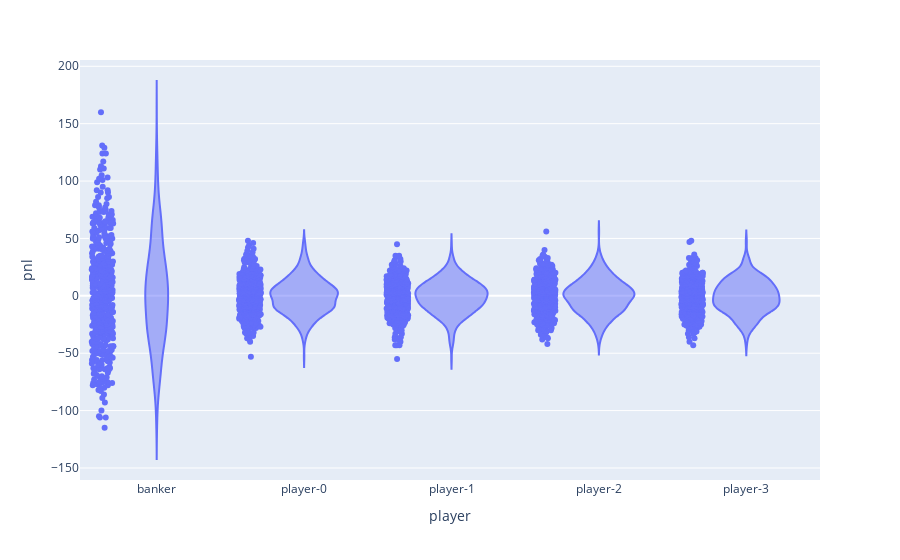

Notebook source saved alongside this figure:
### Code cell
import plotly.express as px

# fig = px.violin(df, y='banker', points='all')
fig = px.violin(df, x='player', y='pnl', points='all')
fig.show()

### Figure 1 — Plotly figure (JSON) as saved in the notebook; plotly's stock layout.template omitted (floating-point values rounded to 4 significant figures; data arrays with more than 128 entries replaced by an {"elided": "..."} marker saying what was removed)
{"data": [{"alignmentgroup": "True", "box": {"visible": false}, "hovertemplate": "player=%{x}<br>pnl=%{y}<extra></extra>", "legendgroup": "", "marker": {"color": "#636efa"}, "name": "", "offsetgroup": "", "orientation": "v", "points": "all", "scalegroup": "True", "showlegend": false, "type": "violin", "x": {"elided": "2500 str values"}, "x0": " ", "xaxis": "x", "y": {"elided": "2500 int values"}, "y0": " ", "yaxis": "y"}], "layout": {"legend": {"tracegroupgap": 0}, "margin": {"t": 60}, "violinmode": "group", "xaxis": {"anchor": "y", "domain": [0, 1], "title": {"text": "player"}}, "yaxis": {"anchor": "x", "domain": [0, 1], "title": {"text": "pnl"}}}}
